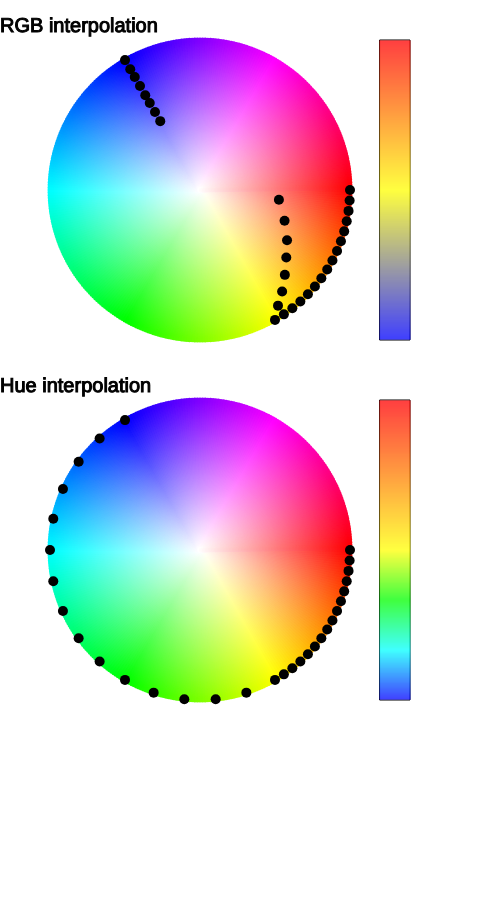
Frame 1 (no input)
Frame 60 (no input): identical to frame 1, image omitted
Frame 120 (the mouse pressed at the canvas centre since frame 60): identical to frame 1, image omitted

The p5.js sketch that drew this single still picture (run headless with seeded random() and noise() and a simulated clock; from frame 60 on, the mouse is pressed at the canvas centre):

// p5.js sketch
// ── sketch.js
function setup() {
  createCanvas(500, 900);
  
  colorMode(RGB);
  background(255,255,255);
  
  let myBlue = color(0, 0, 255);
  let myYellow = color(255, 255, 0);
  let myRed = color(255, 0, 0);
  let myGreen = color(00, 255, 127);
  
  // --- set the three colors
  let color1 = myBlue;
  let color2 = myYellow;
  let color3 = myRed;
  
  if (false) {
    color1 = myBlue;
    color2 = myGreen;
    color3 = myYellow;    
  }

  if (false) {
    color1 = color('#D4FAF7');
    color3 = color('#0D999D');    
    color2 = lerpColor(color1, color3, 0.48);
  }
  
  let diam = 300;
  drawAll(200, 190, diam, color1, color2, color3, true);
  drawAll(200, 550, diam, color1, color2, color3, false);  
}

function draw() {
}

function mousePressed() {
  let pix = get(mouseX, mouseY);
  console.log('RGB: #' + hex(red(pix), 2) + hex(green(pix), 2) + hex(blue(pix), 2) + ', alpha: ' + alpha(pix));
}

//
//  --- Utility
//

function drawAll(centerX, centerY, diam, color1, color2, color3, interRGB) {
  textSize(20);
  stroke(0, 0, 0);
  if (interRGB) {
    text('RGB interpolation', 0, centerY - diam / 2 - 8);  
  } else {
    text('Hue interpolation', 0, centerY - diam / 2 - 8);
  }
  
  // --- color wheel
  let pCenter = createVector(centerX, centerY);
  let myPointList = drawColorWheel(pCenter, diam);
    
  // --- find the closest three points among the color wheel points
  let found1 = findClosestPoint(myPointList, color1, null);
  let found2 = findClosestPoint(myPointList, color2, null);
  let found3 = findClosestPoint(myPointList, color3, null);

  // --- draw trajectory
  drawTrajectory(myPointList, found1, found2, found3, interRGB);
  
  // --- draw gradient box
  drawGradientBar(pCenter.x + diam / 2 + 30, pCenter.y - diam / 2, 30, diam, 
                  found1, found2, found3, interRGB);  
}

// Draw the gradient bar
function drawGradientBar(x0, y0, w, h, found1, found2, found3, interRGB) {
  colorMode(RGB);
  strokeWeight(1);  
  stroke(0, 0, 0);
  rect(x0, y0, w, h);
  
  for (let y = h - 1; y > 0; y--) {
    let c = interpolateColors(found1.color, found2.color, found3.color, (h - y) / h, interRGB);   
    stroke(c);
    line(x0, y0 + y, x0 + w, y0 + y);
  }
}

// Interpolate between three colors
function interpolateColors(startColor, middleColor, endColor, coeff, interRGB) {
  colorMode(RGB);
  let c = color(0, 0, 0);
  if (coeff < 0.5) {
    let newcoef = coeff * 2;
    c = interpolateRGB(startColor, middleColor, newcoef, interRGB);
  } else {
    let newcoef = (coeff - 0.5) * 2;
    c = interpolateRGB(middleColor, endColor, newcoef, interRGB);    
  }
  return c;
}


function interpolateRGB(color1, color2, coeff, interRGB) {
  if (coeff < 0) coeff = 0;
  if (coeff > 1) coeff = 1;
  
  if (interRGB) {
    colorMode(RGB);
    // same as lerpColor
    //return lerpColor(color1, color2, coeff);
    let r = Math.round(red(color1)  + (red(color2) - red(color1)) * coeff);  
    let g = Math.round(green(color1)  + (green(color2) - green(color1)) * coeff);  
    let b = Math.round(blue(color1)  + (blue(color2) - blue(color1)) * coeff);  
    return color(r, g, b);    
  } else {
    // interpolate by hue
    colorMode(HSB);
    let h1 = hue(color1);
    let h2 = hue(color2);
    
    let hFinal = Math.round(h1 + (h2 - h1) * coeff);
    return color(hFinal, 100, 100);
  }
}

// Draw the trajectory between three colors
function drawTrajectory(myPointList, found1, found2, found3, interRGB) {
  colorMode(RGB);
  stroke(0, 0, 0);
  strokeWeight(10);  
  
  const num = 30;
  let found = null;
  for (let i = 0; i <= num; i++) {
    let c = interpolateColors(found1.color, found2.color, found3.color, i / num, interRGB);    
    found = findClosestPoint(myPointList, c, found);
    point(found.x, found.y)
  }
}

function findClosestPoint(myPointList, color, prevPoint) {
  let found = myPointList.find(p => p.color == color);
  let vectorColor = createVector(red(color), green(color), blue(color));
  let minDistance = 100000;
  let minIndex = -1;
  let distances = new Array();
  for (let i = 0; i < myPointList.length; i++) {
    let color1 = myPointList[i].color;
    let vector1 = createVector(red(color1), green(color1), blue(color1));
    let distance = vectorColor.dist(vector1);
    
    distances.push(distance);
    if (distance < minDistance) {
      minIndex = i; 
      minDistance = distance;
    }
  }

  // favor the closest point to the previous one in case of similar colors
  //if (prevPoint !== null) {
  //  let vectorPrev = createVector(prevPoint.x, prevPoint.y);
  //  let minDistanceP = 100000;
  //
  //  for (let i = 0; i < distances.length; i++) {
  //    let diff = abs(distances[i] - minDistance); 
  //    if (diff < 0.01)  {
  //      let vectorPoint = createVector(myPointList[i].x, myPointList[i].y);
  //      let distanceP = vectorPrev.dist(vectorPoint);
  //      if (distanceP < minDistanceP) {
  //        minIndex = i; 
  //        minDistanceP = distanceP;
  //      }        
  //    }
  //  }  
  //}
  
  return myPointList[minIndex];
}

// Draw the color wheel and get back the points+colors used to draw it
function drawColorWheel(pCenter, myDiam) {
  let myPointList = new Array();  
  colorMode(HSB);
  
  for (let degree = 0; degree < 360; degree++) {
    let myHue = degree;

    // trigonometry (with radius 1)
    let angleRad = deg2rad(degree);
    let opp = Math.sin(angleRad) * 1;
    let adj = Math.cos(angleRad) * 1;

    for (mySaturation = 0; mySaturation <= 100; mySaturation++) {
      let myColor = color(myHue, mySaturation, 100);
      stroke(myColor);     

      // draw point
      strokeWeight(5);
      let x = adj * (myDiam / 2) * mySaturation / 100 + pCenter.x;
      let y = opp * (myDiam / 2) * mySaturation / 100 + pCenter.y;
      point(x, y);
      
      // save point
      myPointList.push({x: x, y: y, color: myColor});
    }
  }
  
  colorMode(RGB);
  return myPointList;
}

function myLine(start, end) {
  line(start.x, start.y, end.x, end.y);
}

function deg2rad(degrees) {
  let pi = Math.PI;
  return degrees * (pi/180);
}
